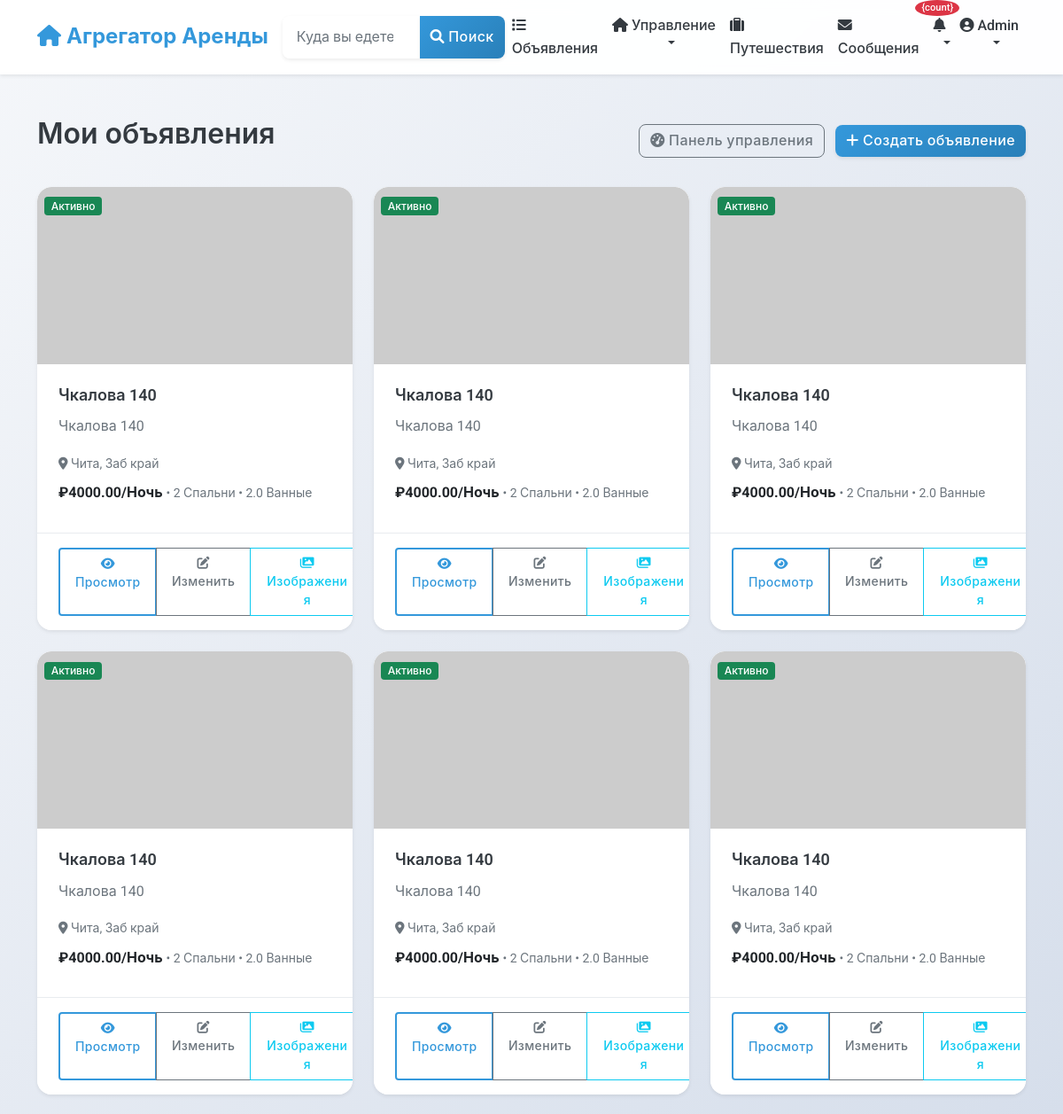
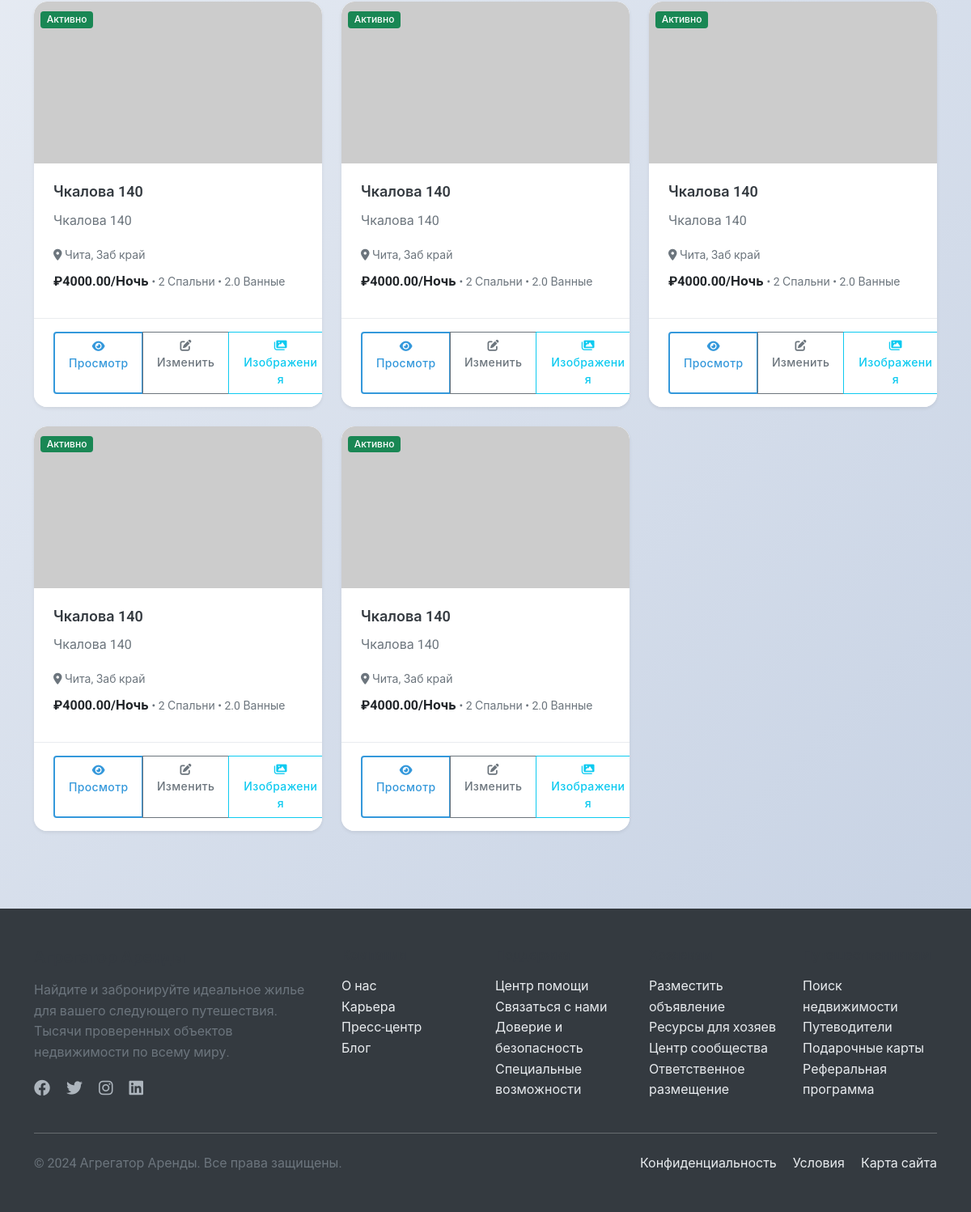
/listings/my-listings/ (signed in), run on an earlier commit of the app's database (2 pictures, top to bottom).
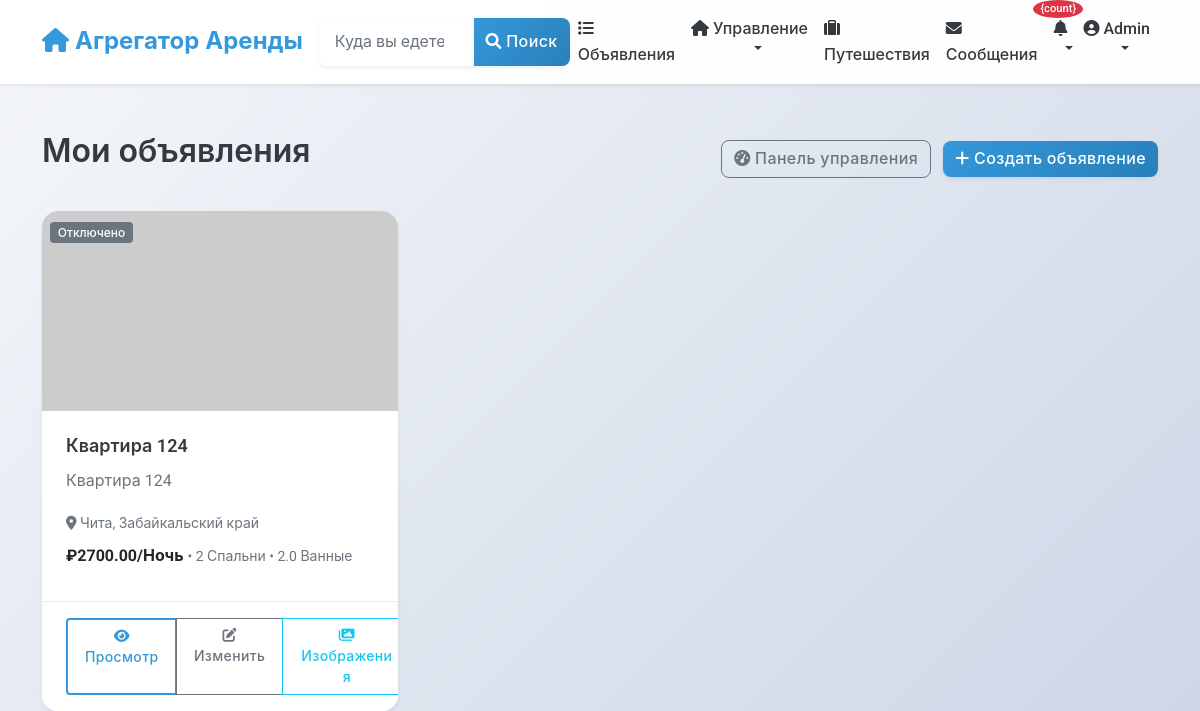
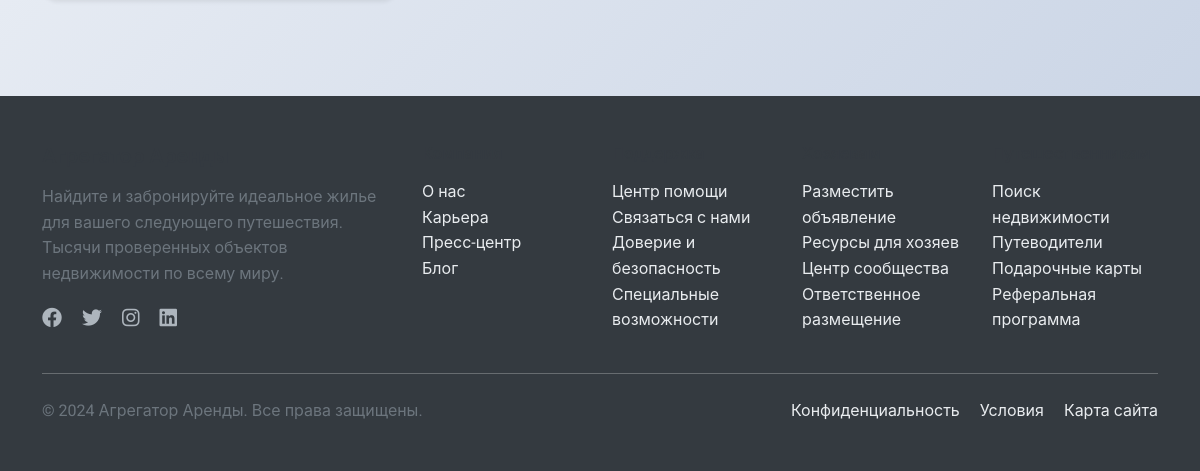
And on a later commit of the database (2 pictures, top to bottom).
### listings/models.py (models this page shows, shortened)
class Listing(models.Model):
    title = models.CharField(_("Title"), max_length=100)
    description = models.TextField(_("Description"))
    address = models.CharField(_("Address"), max_length=255)
    city = models.CharField(_("City"), max_length=100)
    state = models.CharField(_("State/Province"), max_length=100)
    country = models.CharField(_("Country"), max_length=100)
    zip_code = models.CharField(_("ZIP/Postal Code"), max_length=20)
    latitude = models.DecimalField(_("Latitude"), max_digits=10, decimal_places=7, null=True, blank=True)
    longitude = models.DecimalField(_("Longitude"), max_digits=10, decimal_places=7, null=True, blank=True)
    price_per_night = models.DecimalField(_("Price per night"), max_digits=10, decimal_places=2)
    cleaning_fee = models.DecimalField(_("Cleaning fee"), max_digits=10, decimal_places=2, default=0)
    service_fee = models.DecimalField(_("Service fee"), max_digits=10, decimal_places=2, default=0)
    bedrooms = models.PositiveSmallIntegerField(_("Bedrooms"))
    bathrooms = models.DecimalField(_("Bathrooms"), max_digits=3, decimal_places=1)
    accommodates = models.PositiveSmallIntegerField(_("Accommodates"))
    property_type = models.CharField(_("Property type"), max_length=50)
    image_urls = models.JSONField(_("Image URLs"), default=list, null=True, blank=True)
    verification_video = models.FileField(
        _("Verification Video"),
        upload_to='verification_videos/',
        null=True,
        blank=True,
        help_text=_("Video proof of property compliance (max 250MB, for moderation only)")
    )
    amenities = models.JSONField(_("Amenities"), default=list)
    house_rules = models.TextField(_("House rules"), blank=True)
    check_in_time = models.TimeField(_("Check-in time"), null=True, blank=True)
    check_out_time = models.TimeField(_("Check-out time"), null=True, blank=True)
    minimum_nights = models.PositiveSmallIntegerField(_("Minimum nights"), default=1)
    maximum_nights = models.PositiveSmallIntegerField(_("Maximum nights"), default=30)
    is_active = models.BooleanField(_("Is active"), default=True)
    is_approved = models.BooleanField(_("Is approved"), default=False)
    host = models.ForeignKey(
        settings.AUTH_USER_MODEL,
        on_delete=models.CASCADE,
        related_name='listings'
    )
    created_at = models.DateTimeField(_("Created at"), auto_now_add=True)
    updated_at = models.DateTimeField(_("Updated at"), auto_now=True)
    class Meta:
        verbose_name = _("Listing")
        verbose_name_plural = _("Listings")
        ordering = ['-created_at', '-id']
        ordering = ['-created_at']
    @property
    def main_image_url(self):
        main_image = self.images.filter(is_main=True).first()
        if main_image:
            return main_image.image.url
        first_image = self.images.first()
        if first_image:
            return first_image.image.url
        if self.image_urls and len(self.image_urls) > 0:
            return self.image_urls[0]
        return "https://via.placeholder.com/800x600.png?text=No+Image+Available"
    @property
    def average_rating(self):
        reviews = self.reviews.all()
        if not reviews:
            return None
        return sum(review.rating for review in reviews) / len(reviews)

### listings/views.py (the view)
# urls.py: path('my-listings/', views.HostListingListView.as_view(), name='host_listings'),
class HostListingListView(LoginRequiredMixin, ListView):
    model = Listing
    template_name = 'listings/host_listings.html'
    context_object_name = 'listings'
    def get_queryset(self):
        return Listing.objects.filter(host=self.request.user)

### notifications/templatetags/notify_tags.py (called while the page is built)
@register.simple_tag(takes_context=True)
def notification_count(context):
    user = context['request'].user
    if user.is_authenticated:
        count = user.notifications.filter(is_read=False).count()
        return count
    return 0

### listings/templates/listings/host_listings.html (shortened to what this page needs)
{% extends 'base.html' %}
{% load static %}
{% block content %}
<div class="container py-4">
    <div class="row">
        <div class="col-12">
            <div class="d-flex justify-content-between align-items-center mb-4">
                <h2>Мои объявления</h2>
                <div>
                    <a href="{% url 'listings:host_dashboard' %}" class="btn btn-outline-secondary me-2">
                        <i class="fas fa-tachometer-alt"></i> Панель управления
                    </a>
                    <a href="{% url 'listings:listing_create' %}" class="btn btn-primary">
                        <i class="fas fa-plus"></i> Создать объявление
                    </a>
                </div>
            </div>
            {% if listings %}
                <div class="row row-cols-1 row-cols-md-2 row-cols-lg-3 g-4">
                    {% for listing in listings %}
                    <div class="col">
                        <div class="card h-100 shadow-sm">
                            <div class="position-relative">
                                <img src="{{ listing.main_image_url }}" class="card-img-top" alt="{{ listing.title }}" style="height: 200px; object-fit: cover;">
                                <div class="position-absolute top-0 start-0 m-2">
                                    {% if not listing.is_active %}
                                        <span class="badge bg-secondary">Отключено</span>
                                    {% elif not listing.is_approved %}
                                        <span class="badge bg-warning">На рассмотрении</span>
                                    {% else %}
                                        <span class="badge bg-success">Активно</span>
                                    {% endif %}
                                </div>
                            </div>
                            <div class="card-body">
                                <h5 class="card-title">{{ listing.title }}</h5>
                                <p class="card-text text-muted">{{ listing.description|truncatechars:100 }}</p>
                                <div class="mb-2">
                                    <small class="text-muted">
                                        <i class="fas fa-map-marker-alt"></i> {{ listing.city }}, {{ listing.state }}
                                    </small>
                                </div>
                                <div class="mb-2">
                                    <strong>₽{{ listing.price_per_night }}/Ночь</strong>
                                    <small class="text-muted">• {{ listing.bedrooms }} Спальни • {{ listing.bathrooms }} Ванные</small>
                                </div>
                            </div>
                            <div class="card-footer bg-white">
                                <div class="d-flex justify-content-between align-items-center">
                                    <div class="btn-group" role="group">
                                        <a href="{% url 'listings:listing_detail' pk=listing.pk %}" class="btn btn-sm btn-outline-primary">
                                            <i class="fas fa-eye"></i> Просмотр
                                        </a>
                                        <a href="{% url 'listings:listing_update' pk=listing.pk %}" class="btn btn-sm btn-outline-secondary">
                                            <i class="fas fa-edit"></i> Изменить
                                        </a>
                                        <a href="{% url 'listings:listing_images' pk=listing.pk %}" class="btn btn-sm btn-outline-info">
                                            <i class="fas fa-images"></i> Изображения
                                        </a>
                                    </div>
                                </div>
                            </div>
                        </div>
                    </div>
                    {% endfor %}
                </div>
            {% endif %}
        </div>
    </div>
</div>
{% endblock %}

What changed in the data, as far as the page shows it:
removed Listing: is_active "Активно", title "Чкалова 140", description "Чкалова 140", city "Чита", state "Заб край", price_per_night "4000.00", bedrooms "2", bathrooms "2.0"
removed Listing: is_active "Активно", title "Чкалова 140", description "Чкалова 140", city "Чита", state "Заб край", price_per_night "4000.00", bedrooms "2", bathrooms "2.0"
removed Listing: is_active "Активно", title "Чкалова 140", description "Чкалова 140", city "Чита", state "Заб край", price_per_night "4000.00", bedrooms "2", bathrooms "2.0"
removed Listing: is_active "Активно", title "Чкалова 140", description "Чкалова 140", city "Чита", state "Заб край", price_per_night "4000.00", bedrooms "2", bathrooms "2.0"
removed Listing: is_active "Активно", title "Чкалова 140", description "Чкалова 140", city "Чита", state "Заб край", price_per_night "4000.00", bedrooms "2", bathrooms "2.0"
removed Listing: is_active "Активно", title "Чкалова 140", description "Чкалова 140", city "Чита", state "Заб край", price_per_night "4000.00", bedrooms "2", bathrooms "2.0"
removed Listing: is_active "Активно", title "Чкалова 140", description "Чкалова 140", city "Чита", state "Заб край", price_per_night "4000.00", bedrooms "2", bathrooms "2.0"
removed Listing: is_active "Активно", title "Чкалова 140", description "Чкалова 140", city "Чита", state "Заб край", price_per_night "4000.00", bedrooms "2", bathrooms "2.0"
removed Listing: is_active "Активно", title "Чкалова 140", description "Чкалова 140", city "Чита", state "Заб край", price_per_night "4000.00", bedrooms "2", bathrooms "2.0"
removed Listing: is_active "Активно", title "Чкалова 140", description "Чкалова 140", city "Чита", state "Заб край", price_per_night "4000.00", bedrooms "2", bathrooms "2.0"
changed Listing "Чита": title "Чкалова 140" → "Квартира 124"; description "Чкалова 140" → "Квартира 124"; state "Заб край" → "Забайкальский край"; price_per_night "4000.00" → "2700.00"; is_active "Активно" → "Отключено"
